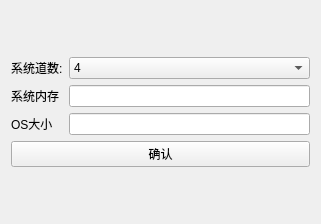
<?xml version="1.0" encoding="UTF-8"?>
<ui version="4.0">
 <class>InitWidget</class>
 <widget class="QWidget" name="InitWidget">
  <property name="geometry">
   <rect>
    <x>0</x>
    <y>0</y>
    <width>321</width>
    <height>224</height>
   </rect>
  </property>
  <property name="windowTitle">
   <string>Init Widget</string>
  </property>
  <layout class="QGridLayout" name="gridLayout">
   <item row="0" column="0">
    <spacer name="verticalSpacer">
     <property name="orientation">
      <enum>Qt::Vertical</enum>
     </property>
     <property name="sizeHint" stdset="0">
      <size>
       <width>20</width>
       <height>19</height>
      </size>
     </property>
    </spacer>
   </item>
   <item row="1" column="0">
    <layout class="QFormLayout" name="formLayout">
     <item row="0" column="0">
      <widget class="QLabel" name="numLabel">
       <property name="text">
        <string>系统道数:</string>
       </property>
      </widget>
     </item>
     <item row="0" column="1">
      <widget class="QComboBox" name="numComboBox">
       <property name="editable">
        <bool>false</bool>
       </property>
       <property name="currentText">
        <string>4</string>
       </property>
       <property name="currentIndex">
        <number>0</number>
       </property>
       <item>
        <property name="text">
         <string>4</string>
        </property>
       </item>
       <item>
        <property name="text">
         <string>5</string>
        </property>
       </item>
       <item>
        <property name="text">
         <string>6</string>
        </property>
       </item>
       <item>
        <property name="text">
         <string>7</string>
        </property>
       </item>
       <item>
        <property name="text">
         <string>8</string>
        </property>
       </item>
      </widget>
     </item>
     <item row="1" column="0">
      <widget class="QLabel" name="RAMLabel">
       <property name="text">
        <string>系统内存</string>
       </property>
      </widget>
     </item>
     <item row="1" column="1">
      <widget class="QLineEdit" name="RAMLineEdit"/>
     </item>
     <item row="2" column="0">
      <widget class="QLabel" name="OSSizeLabel">
       <property name="text">
        <string>OS大小</string>
       </property>
      </widget>
     </item>
     <item row="2" column="1">
      <widget class="QLineEdit" name="OSSizeLineEdit"/>
     </item>
    </layout>
   </item>
   <item row="2" column="0">
    <widget class="QPushButton" name="confirmPushButton">
     <property name="text">
      <string>确认</string>
     </property>
    </widget>
   </item>
   <item row="3" column="0">
    <spacer name="verticalSpacer_2">
     <property name="orientation">
      <enum>Qt::Vertical</enum>
     </property>
     <property name="sizeHint" stdset="0">
      <size>
       <width>20</width>
       <height>19</height>
      </size>
     </property>
    </spacer>
   </item>
  </layout>
 </widget>
 <resources/>
 <connections/>
</ui>
